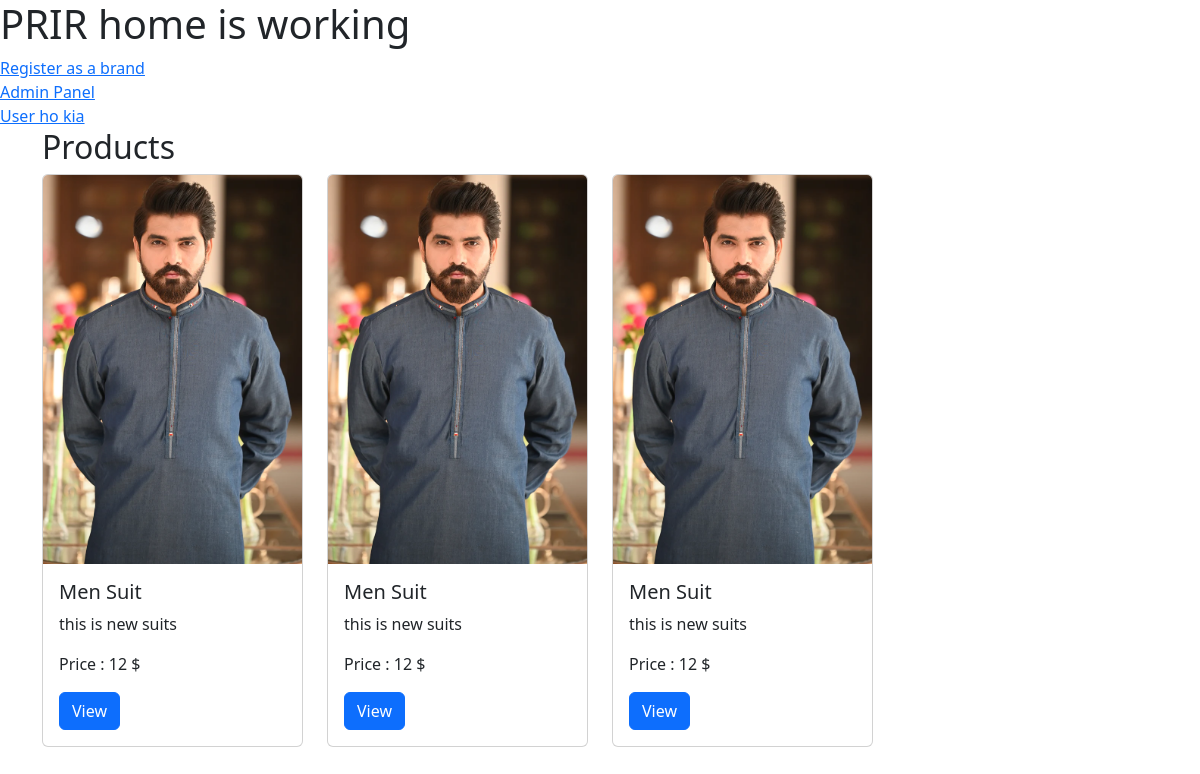
The app's page /, older data.
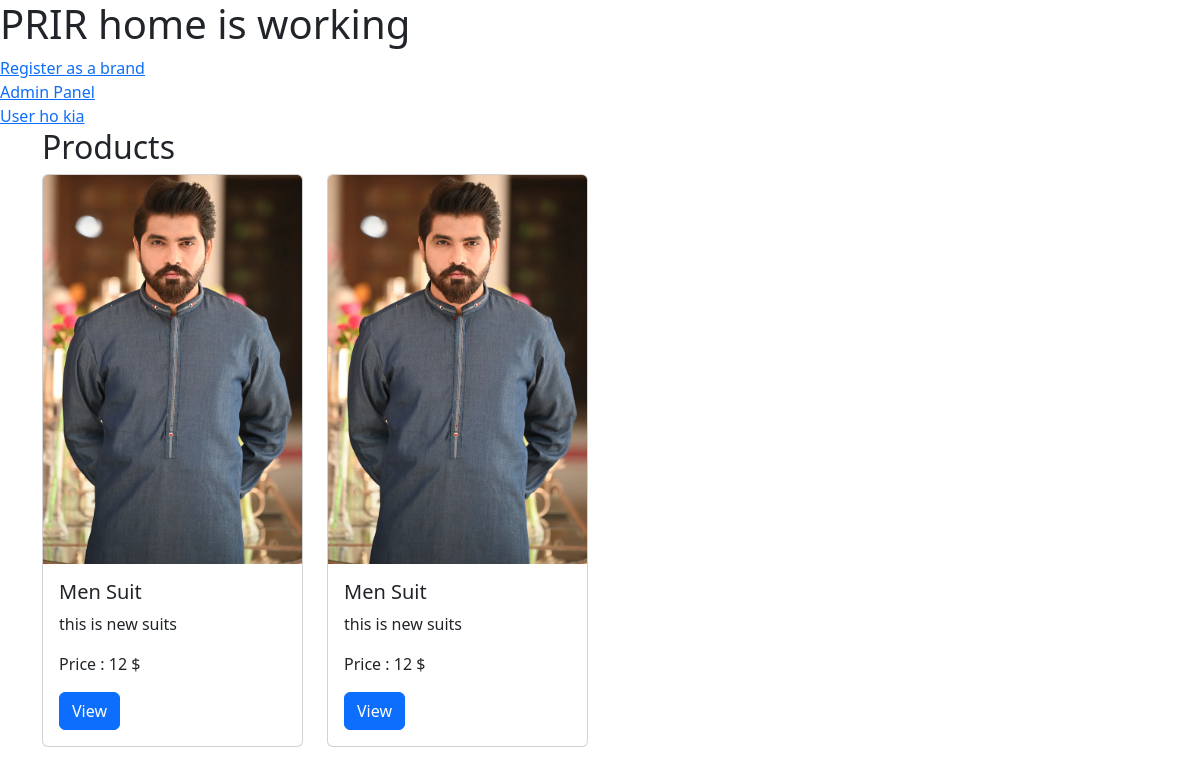
The same page, newer data.
### app/models.py (models this page shows, shortened)
class Product(models.Model):
    Product_Name = models.CharField(max_length=40)
    Product_Price = models.CharField(max_length=20)
    Product_Category = models.CharField(max_length=20)
    Product_Description = models.TextField(max_length=50)
    Product_Stock = models.IntegerField(default=0)
    slug = models.SlugField(unique=True, null=True, blank=True)
    Product_Brand = models.ForeignKey(Brand, on_delete=models.CASCADE)

### app/views.py (the view)
# urls.py: path('',views.Index, name='index'),
def Index(request):
    products = Product.objects.all()                #retrive all products
    n=len(products)
    nslides = n//4 + ceil((n/4)-(n//4))
    productImages ={}
    for product in products:
        ProductImage = PImage.objects.filter(Product=product).values().first()
        productImages[product.id] = ProductImage
    print("this is query set")
    print(productImages)
    params={'no_of_slides':nslides, 'range':range(1, nslides), 'product':products,"PImage":productImages}
    return render(request, 'index.html',params)

### app/views.py (called while the page is built)
@register.filter
def get_item(dictionary, key):
    print("in get item")
    print(dictionary[key]['Product_Image'])
    return dictionary[key]['Product_Image']

### app/templates/index.html (shortened to what this page needs)
<!DOCTYPE html>
<html lang="en">
<head>
    <link href="https://cdn.jsdelivr.net/npm/bootstrap@5.3.0-alpha3/dist/css/bootstrap.min.css" rel="stylesheet">
</head>
<body>
<h1>PRIR home is working</h1>
<a href="/brand_register">Register as a brand</a>
<br>
<a href="/admin">Admin Panel</a>
<br>
<a href="/user">User ho kia</a><br>
{% block content %}
  <div class="container">
    <h2>Products</h2>
    <div class="row">
      {% for product in product %}
        <div class="col-md-3">
          <div class="card">
            <img src="/media/{{PImage|get_item:product.id}}" class="card-img-top" alt="{{ product.Product_Name }}">
             <div class="card-body">
              <h5 class="card-title">{{ product.Product_Name }}</h5>
              <p class="card-text">{{ product.Product_Description }}</p>
              <p class="card-text">Price : {{ product.Product_Price }} $</p>
              <a href="{% url 'get_single_product' product.slug %}" class="btn btn-primary">View</a>
            </div>
          </div>
        </div>
      {% endfor %}
    </div>
{% endblock %}
</div>
</body>
</html>

Row changes from the older to the newer data that the page shows:
removed Product: Product_Name "Men Suit", Product_Description "this is new suits", Product_Price "12"
